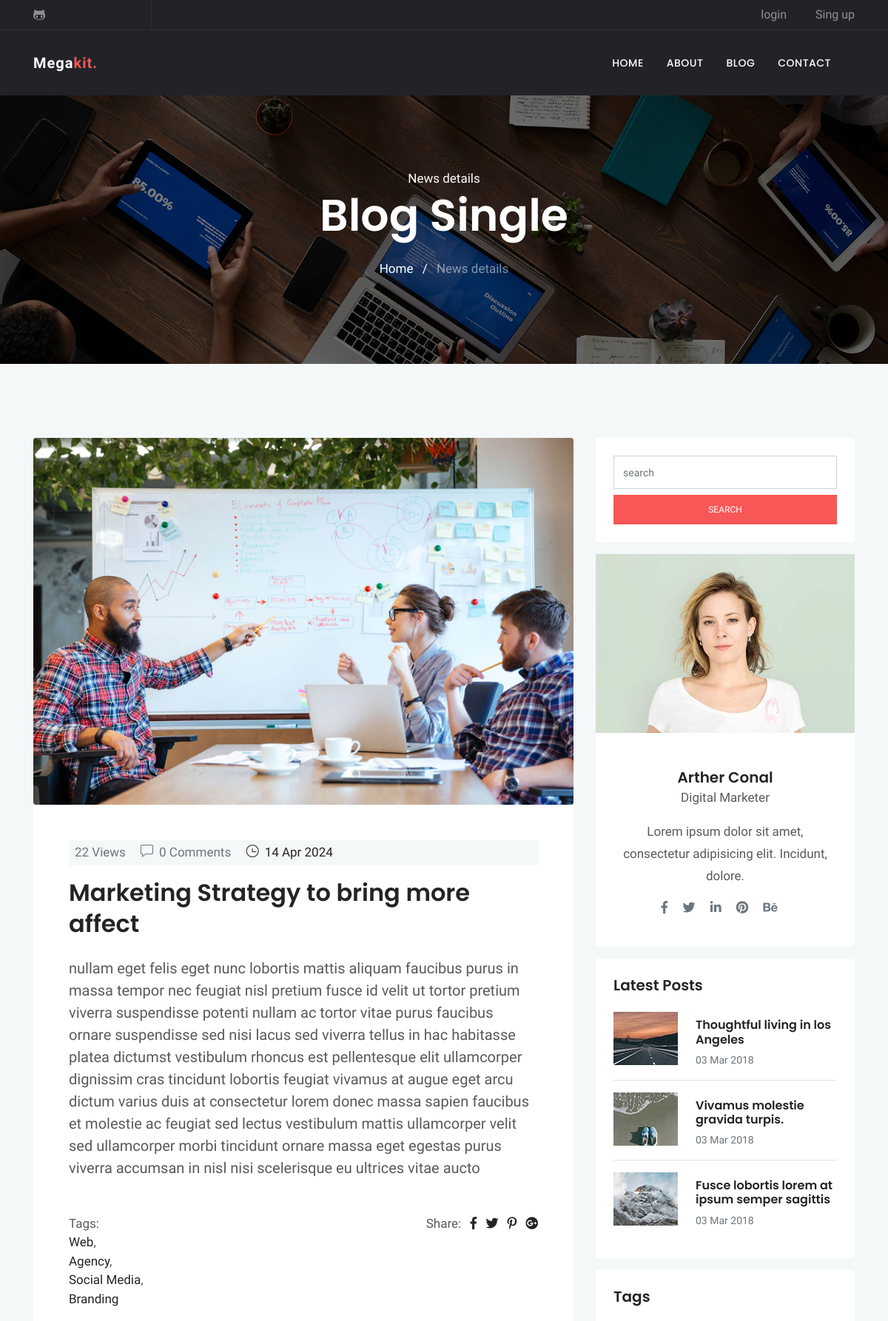
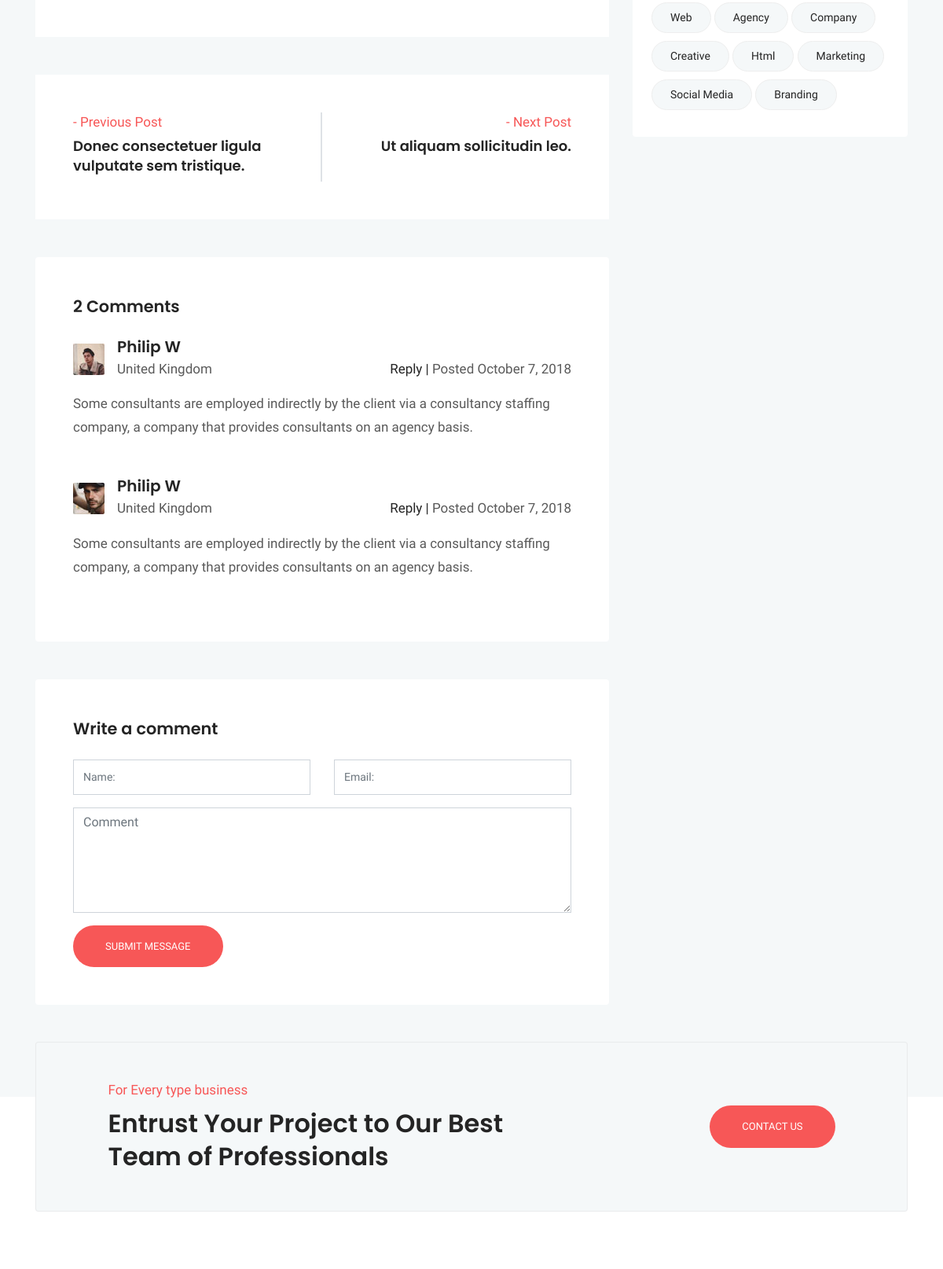
The app's page /blog/4/ (upper part) with its own data (2 pictures, top to bottom).
### blog/models.py (models this page shows, shortened)
class Post (models.Model) :
    image = models.ImageField(upload_to = 'blog/',default = 'blog/default.jpg')
    author = models.ForeignKey(User,on_delete=models.SET_NULL,null=True)
    title = models.CharField (max_length = 200)
    content = models.TextField ()
    category = models.ManyToManyField (Category)
    counted_view = models.IntegerField (default = 0)
    status = models.BooleanField (default = False)
    login_required = models.BooleanField (default = False)
    published_date = models.DateTimeField (null = True)
    created_date = models.DateTimeField (auto_now_add = True)
    update_date = models.DateTimeField (auto_now = True)
    class Meta:
        ordering = ['-created_date']

class Category(models.Model):
    name = models.CharField(max_length = 255)

### blog/views.py (the view, shortened to what this page needs)
# urls.py: path('<int:pid>/', blog_single, name="single"),
def blog_single(request, pid) :
    post = get_object_or_404(Post, pk=pid, status=1, published_date__lte=timezone.now())
    if not post.login_required :
        comments = Comment.objects.filter(post=post.id, approved=True)
        next_post = Post.objects.filter(id__gt=post.id, status=1, published_date__lte=timezone.now()).order_by('id', '-published_date').first()
        previous_post = Post.objects.filter(id__lt=post.id, status=1, published_date__lte=timezone.now()).order_by('-id', '-published_date').first()
        form = CommentForm()
        context = {'post': post, 'counted_view': post.counted_view, 'next_post': next_post, 'previous_post': previous_post, 'comments':comments ,'form':form}
        post.counted_view += 1
        post.save()
        return render(request, "blog/blog-single.html", context)
    else:
        return HttpResponseRedirect(reverse('accounts:login'))

### blog/forms.py
class CommentForm (forms.ModelForm) :
    class Meta:
        model = Comment
        fields = ['post','name','email','subject','message']

### templates/blog/blog-single.html (shortened to what this page needs)
{% extends 'base.html' %}
{% load static %}
{% block content %}
<!doctype html>
<html lang="en">
  <head>
  <link rel="stylesheet" href="{% static 'plugins/bootstrap/css/bootstrap.min.css' %}">
  <link rel="stylesheet" href="{% static 'plugins/themify/css/themify-icons.css' %}">
  <link rel="stylesheet" href="{% static 'plugins/fontawesome/css/all.css' %}">
  <link rel="stylesheet" href="{% static 'plugins/magnific-popup/dist/magnific-popup.css' %}">
  <link rel="stylesheet" href="{% static 'plugins/slick-carousel/slick/slick.css' %}">
  <link rel="stylesheet" href="{% static 'plugins/slick-carousel/slick/slick-theme.css' %}">
  <link rel="stylesheet" href="{% static 'css/style.css' %}">
</head>
<body>
<div class="main-wrapper ">
<section class="page-title bg-1">
  <div class="container">
    <div class="row">
      <div class="col-md-12">
        <div class="block text-center">
          <span class="text-white">News details</span>
          <h1 class="text-capitalize mb-4 text-lg">Blog Single</h1>
          <ul class="list-inline">
            <li class="list-inline-item"><a href="http://127.0.0.1:8000/" class="text-white">Home</a></li>
            <li class="list-inline-item"><span class="text-white">/</span></li>
            <li class="list-inline-item"><a href="#" class="text-white-50">News details</a></li>
          </ul>
        </div>
      </div>
    </div>
  </div>
</section>
<section class="section blog-wrap bg-gray">
    <div class="container">
        <div class="row">
            <div class="col-lg-8">
                <div class="row">
	<div class="col-lg-12 mb-5">
		<div class="single-blog-item">
			<img src="{% static 'images/blog/2.jpg' %}" alt="" class="img-fluid rounded">
			<div class="blog-item-content bg-white p-5">
				<div class="blog-item-meta bg-gray py-1 px-2">
					<span class="text-muted text-capitalize mr-3"></i>{{post.counted_view}} Views</span>
					<span class="text-muted text-capitalize mr-3"><i class="ti-comment mr-2"></i>{{comments|length}} Comments</span>
					<span class="text-black text-capitalize mr-3"><i class="ti-time mr-1"></i> {{post.published_date|date:'d M Y'}}</span>
				</div>
				<h2 class="mt-3 mb-4"><a href="blog-single.html">{{ post.title }}</a></h2>
				<p class="lead mb-4">{{post.content}}</p>
				<div class="tag-option mt-5 clearfix">
				    <ul class="float-left list-inline">
				    	<li>Tags:</li>
						{% for cat in post.category.all %}
						<li><a href="{% url 'blog:category' cat_name=cat.name %}">{{ cat.name }}</a>{% if not forloop.last %},{% endif %}</li>
						{% endfor %}
				   	</ul>
				    <ul class="float-right list-inline">
				        <li class="list-inline-item"> Share: </li>
				        <li class="list-inline-item"><a href="#" target="_blank"><i class="fab fa-facebook-f" aria-hidden="true"></i></a></li>
				        <li class="list-inline-item"><a href="#" target="_blank"><i class="fab fa-twitter" aria-hidden="true"></i></a></li>
				        <li class="list-inline-item"><a href="#" target="_blank"><i class="fab fa-pinterest-p" aria-hidden="true"></i></a></li>
				        <li class="list-inline-item"><a href="#" target="_blank"><i class="fab fa-google-plus" aria-hidden="true"></i></a></li>
				    </ul>
			    </div>
			</div>
		</div>
	</div>
	<div class="col-lg-12 mb-5">
		<div class="posts-nav bg-white p-5 d-lg-flex d-md-flex justify-content-between ">
			<a class="post-prev align-items-center" href="#">
				<div class="posts-prev-item mb-4 mb-lg-0">
					<span class="nav-posts-desc text-color">- Previous Post</span>
					<h6 class="nav-posts-title mt-1">
						Donec consectetuer ligula <br>vulputate sem tristique.
					</h6>
				</div>
			</a>
			<div class="border"></div>
			<a class="posts-next" href="#">
				<div class="posts-next-item pt-4 pt-lg-0">
					<span class="nav-posts-desc text-lg-right text-md-right text-color d-block">- Next Post</span>
					<h6 class="nav-posts-title mt-1">
						Ut aliquam sollicitudin leo.
					</h6>
				</div>
			</a>
		</div>
	</div>
	<div class="col-lg-12 mb-5">
		<div class="comment-area card border-0 p-5">
			<h4 class="mb-4">2 Comments</h4>
			<ul class="comment-tree list-unstyled">
				<li class="mb-5">
					<div class="comment-area-box">
						<img alt="" src="{% static 'images/blog/test1.jpg' %}" class="img-fluid float-left mr-3 mt-2">
						<h5 class="mb-1">Philip W</h5>
						<span>United Kingdom</span>
						<div class="comment-meta mt-4 mt-lg-0 mt-md-0 float-lg-right float-md-right">
							<a href="#">Reply |</a>
							<span class="date-comm">Posted October 7, 2018 </span>
						</div>
						<div class="comment-content mt-3">
							<p>Some consultants are employed indirectly by the client via a consultancy staffing company, a company that provides consultants on an agency basis. </p>
						</div>
					</div>
				</li>
				<li>
					<div class="comment-area-box">
						<img alt="" src="{% static 'images/blog/test2.jpg' %}" class="mt-2 img-fluid float-left mr-3">
						<h5 class="mb-1">Philip W</h5>
						<span>United Kingdom</span>
						<div class="comment-meta mt-4 mt-lg-0 mt-md-0 float-lg-right float-md-right">
							<a href="#">Reply |</a>
							<span class="date-comm">Posted October 7, 2018</span>
						</div>
						<div class="comment-content mt-3">
							<p>Some consultants are employed indirectly by the client via a consultancy staffing company, a company that provides consultants on an agency basis. </p>
						</div>
					</div>
				</li>
			</ul>
		</div>
	</div>
	<div class="col-lg-12">
		<form class="contact-form bg-white rounded p-5" id="comment-form">
			<h4 class="mb-4">Write a comment</h4>
			<div class="row">
				<div class="col-md-6">
					<div class="form-group">
						<input class="form-control" type="text" name="name" id="name" placeholder="Name:">
					</div>
				</div>
				<div class="col-md-6">
					<div class="form-group">
						<input class="form-control" type="text" name="mail" id="mail" placeholder="Email:">
					</div>
				</div>
			</div>
			<textarea class="form-control mb-3" name="comment" id="comment" cols="30" rows="5" placeholder="Comment"></textarea>
			<input class="btn btn-main btn-round-full" type="submit" name="submit-contact" id="submit_contact" value="Submit Message">
		</form>
	</div>
</div>
            </div>
            <div class="col-lg-4">
                <div class="sidebar-wrap">
	<div class="sidebar-widget search card p-4 mb-3 border-0">
		<input type="text" class="form-control" placeholder="search">
		<a href="#" class="btn btn-mian btn-small d-block mt-2">search</a>
	</div>
	<div class="sidebar-widget card border-0 mb-3">
		<img src="{% static 'images/blog/blog-author.jpg' %}" alt="" class="img-fluid">
		<div class="card-body p-4 text-center">
			<h5 class="mb-0 mt-4">Arther Conal</h5>
			<p>Digital Marketer</p>
			<p>Lorem ipsum dolor sit amet, consectetur adipisicing elit. Incidunt, dolore.</p>
			<ul class="list-inline author-socials">
				<li class="list-inline-item mr-3">
					<a href="#"><i class="fab fa-facebook-f text-muted"></i></a>
				</li>
				<li class="list-inline-item mr-3">
					<a href="#"><i class="fab fa-twitter text-muted"></i></a>
				</li>
				<li class="list-inline-item mr-3">
					<a href="#"><i class="fab fa-linkedin-in text-muted"></i></a>
				</li>
				<li class="list-inline-item mr-3">
					<a href="#"><i class="fab fa-pinterest text-muted"></i></a>
				</li>
				<li class="list-inline-item mr-3">
					<a href="#"><i class="fab fa-behance text-muted"></i></a>
				</li>
			</ul>
		</div>
	</div>
	<div class="sidebar-widget latest-post card border-0 p-4 mb-3">
		<h5>Latest Posts</h5>
        <div class="media border-bottom py-3">
            <a href="#"><img class="mr-4" src="{% static 'images/blog/bt-3.jpg' %}" alt=""></a>
            <div class="media-body">
                <h6 class="my-2"><a href="#">Thoughtful living in los Angeles</a></h6>
                <span class="text-sm text-muted">03 Mar 2018</span>
            </div>
        </div>
        <div class="media border-bottom py-3">
            <a href="#"><img class="mr-4" src="{% static 'images/blog/bt-2.jpg' %}" alt=""></a>
           <div class="media-body">
                <h6 class="my-2"><a href="#">Vivamus molestie gravida turpis.</a></h6>
                <span class="text-sm text-muted">03 Mar 2018</span>
            </div>
        </div>
        <div class="media py-3">
            <a href="#"><img class="mr-4" src="{% static 'images/blog/bt-1.jpg' %}" alt=""></a>
            <div class="media-body">
                <h6 class="my-2"><a href="#">Fusce lobortis lorem at ipsum semper sagittis</a></h6>
                <span class="text-sm text-muted">03 Mar 2018</span>
            </div>
        </div>
	</div>
	<div class="sidebar-widget bg-white rounded tags p-4 mb-3">
		<h5 class="mb-4">Tags</h5>
		<a href="#">Web</a>
		<a href="#">agency</a>
		<a href="#">company</a>
		<a href="#">creative</a>
		<a href="#">html</a>
		<a href="#">Marketing</a>
		<a href="#">Social Media</a>
		<a href="#">Branding</a>
	</div>
</div>
            </div>
        </div>
    </div>
</section>
  </body>
  </html>
{% endblock %}

### statics/css/style.css (style rules this page uses)
html { overflow-x: hidden; }
body { line-height: 1.5; font-family: "Hind", serif; -webkit-font-smoothing: antialiased; font-size: 17px; color: rgba(0, 0, 0, 0.65); }
h1, .h1, h2, .h2, h3, .h3, h4, .h4, h5, .h5, h6, .h6 { font-family: "Poppins", sans-serif; font-weight: 600; color: #242424; }
h1, .h1 { font-size: 2.5rem; }
h2, .h2 { font-size: 2rem; font-weight: 600; line-height: 42px; }
h4, .h4 { font-size: 1.3rem; line-height: 30px; }
h5, .h5 { font-size: 1.25rem; }
h6, .h6 { font-size: 1rem; }
p { line-height: 30px; }
input[type="email"], input[type="password"], input[type="text"], input[type="tel"] { box-shadow: none; height: 45px; outline: none; font-size: 14px; }
.form-control { box-shadow: none; border-radius: 0; }
.btn { display: inline-block; font-size: 14px; font-size: 0.8125rem; font-weight: 400; padding: 1rem 2.5rem; text-transform: uppercase; border-radius: 0; transition: all 0.2s ease; }
.btn-main, .btn-transparent, .btn-small { background: #f75757; color: #fff; transition: all 0.2s ease; }
.btn-small { padding: 10px 25px; font-size: 12px; }
.btn-round-full { border-radius: 50px; }
.bg-gray { background: #f5f8f9; }
.section { padding: 100px 0; }
.overly, .page-title, .slider, .cta, .hero-img { position: relative; }
.overly:before, .page-title:before, .slider:before, .cta:before, .hero-img:before { content: ""; position: absolute; left: 0; top: 0; bottom: 0; right: 0; width: 100%; height: 100%; opacity: 0.5; background: #000; }
.text-color { color: #f75757; }
.text-black { color: #242424; }
.text-sm { font-size: 14px; }
.text-lg { font-size: 3.75rem; }
a { color: #242424; text-decoration: none; }
.page-title { padding: 100px 0; }
.page-title .block h1 { color: #fff; }
.bg-1 { background: url("../images/bg/home-2.jpg") no-repeat 50% 50%; background-size: cover; }
.tags a { background: #f5f8f9; display: inline-block; padding: 8px 23px; border-radius: 38px; margin-bottom: 10px; border: 1px solid #eee; font-size: 14px; text-transform: capitalize; }
.nav-posts-title { line-height: 25px; font-size: 18px; }

### records on screen
Post: counted_view "22", published_date "14 Apr 2024", title "Marketing Strategy to bring more affect", content "nullam eget felis eget nunc lobortis mattis aliquam faucibus purus in massa tempor nec feugiat nisl pretium fusce id velit ut tortor pretium viverra suspendisse potenti nullam ac tortor vitae purus faucibus ornare suspendisse sed nisi lacus sed viverra tellus in hac habitasse platea dictumst vestibulum rhoncus est pellentesque elit ullamcorper dignissim cras tincidunt lobortis feugiat vivamus at augue eget arcu dictum varius duis at consectetur lorem donec massa sapien faucibus et molestie ac feugiat sed lectus vestibulum mattis ullamcorper velit sed ullamcorper morbi tincidunt ornare massa eget egestas purus viverra accumsan in nisl nisi scelerisque eu ultrices vitae aucto"
Category: name "Web"
Category: name "Agency"
Category: name "Social Media"
Category: name "Branding"

### other values on screen
{{ comments|length }} "0"
